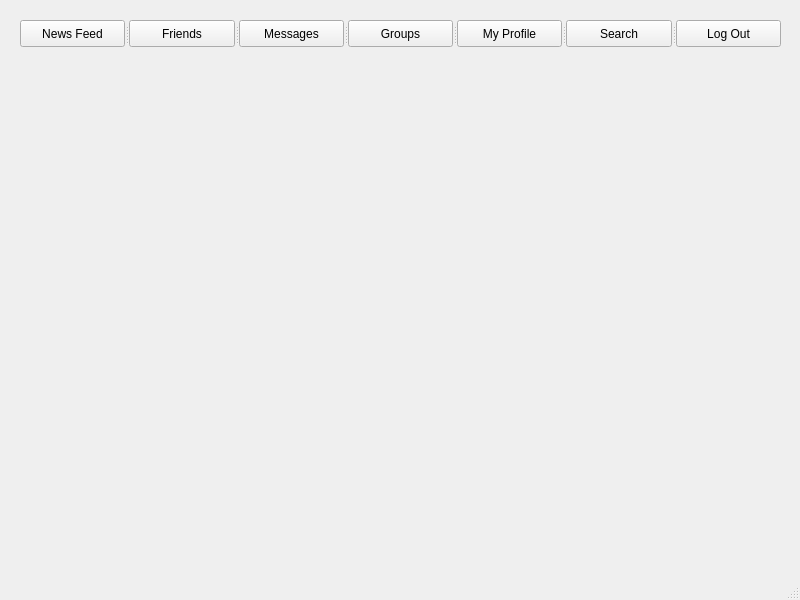
<?xml version="1.0" encoding="UTF-8"?>
<ui version="4.0">
 <class>Menu</class>
 <widget class="QMainWindow" name="Menu">
  <property name="geometry">
   <rect>
    <x>0</x>
    <y>0</y>
    <width>800</width>
    <height>600</height>
   </rect>
  </property>
  <property name="windowTitle">
   <string>MainWindow</string>
  </property>
  <widget class="QWidget" name="centralwidget">
   <widget class="QSplitter" name="splitter">
    <property name="geometry">
     <rect>
      <x>20</x>
      <y>20</y>
      <width>761</width>
      <height>27</height>
     </rect>
    </property>
    <property name="orientation">
     <enum>Qt::Horizontal</enum>
    </property>
    <widget class="QPushButton" name="newsFeed">
     <property name="text">
      <string>News Feed</string>
     </property>
    </widget>
    <widget class="QPushButton" name="friends">
     <property name="text">
      <string>Friends</string>
     </property>
    </widget>
    <widget class="QPushButton" name="messages">
     <property name="text">
      <string>Messages</string>
     </property>
    </widget>
    <widget class="QPushButton" name="groups">
     <property name="text">
      <string>Groups</string>
     </property>
    </widget>
    <widget class="QPushButton" name="myProfile">
     <property name="text">
      <string>My Profile</string>
     </property>
    </widget>
    <widget class="QPushButton" name="search">
     <property name="text">
      <string>Search</string>
     </property>
    </widget>
    <widget class="QPushButton" name="logout">
     <property name="text">
      <string>Log Out</string>
     </property>
    </widget>
   </widget>
  </widget>
  <widget class="QMenuBar" name="menubar">
   <property name="geometry">
    <rect>
     <x>0</x>
     <y>0</y>
     <width>800</width>
     <height>21</height>
    </rect>
   </property>
  </widget>
  <widget class="QStatusBar" name="statusbar"/>
 </widget>
 <resources/>
 <connections/>
</ui>
